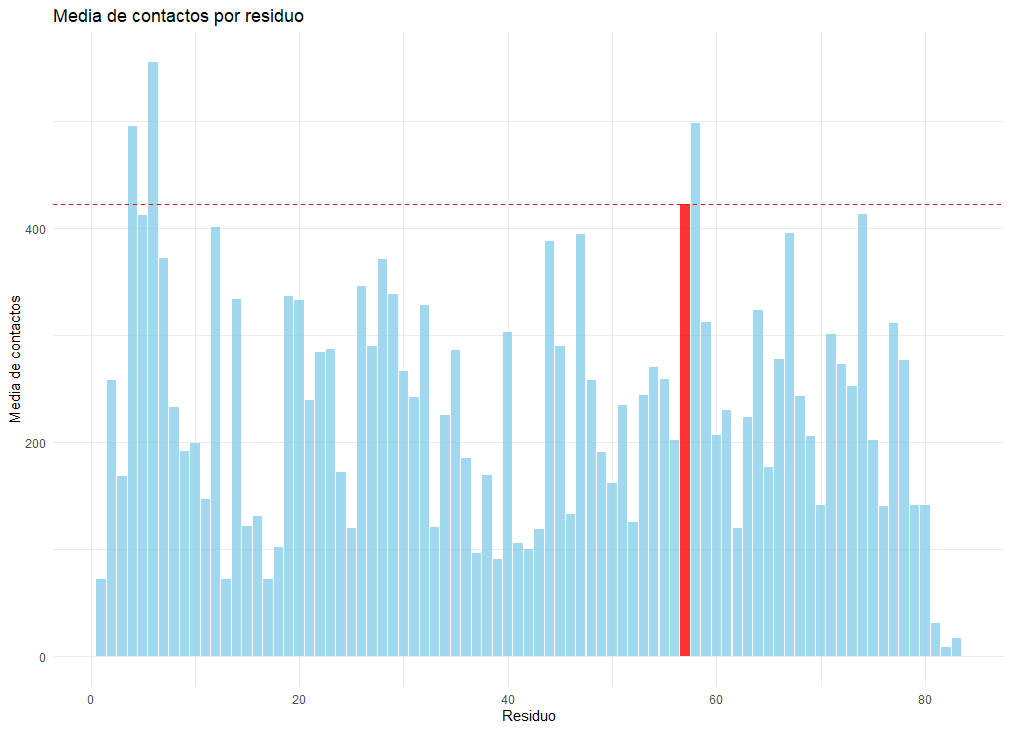

Reproduce this figure in R.
# Leer el archivo 2PHT.map
archivo <- "2PHT.map"
datos <- read.table(archivo, header = FALSE, col.names = c("i", "j", "n"))

# Crear un vector para almacenar los contactos totales de cada residuo (1 a 83)
residuos <- 1:83
contactos_por_residuo <- numeric(length(residuos))  # Inicializar con ceros

# Sumar contactos para cada residuo considerando tanto i como j
for (residuo in residuos) {
  contactos_i <- sum(datos$n[datos$i == residuo], na.rm = TRUE)  # Contactos como i
  contactos_j <- sum(datos$n[datos$j == residuo], na.rm = TRUE)  # Contactos como j
  contactos_por_residuo[residuo] <- contactos_i + contactos_j
}

# Crear el data frame con las medias de contactos
contactos_df <- data.frame(Residuo = residuos,
                           MediaContactos = contactos_por_residuo)

# Extraer la información del residuo
contactos_residuo <- contactos_df[contactos_df$Residuo == 57, "MediaContactos"]

# Comparar la media de contactos de cada residuo con el residuo
comparacion <- contactos_df
comparacion$DiferenciaCon57 <- comparacion$MediaContactos - contactos_residuo

# Mostrar resultados
print(comparacion)

library(ggplot2)
ggplot(comparacion, aes(x = Residuo, y = MediaContactos, fill = Residuo == 57)) +
  geom_bar(stat = "identity", alpha = 0.8) +
  geom_hline(yintercept = contactos_residuo_57, color = "red", linetype = "dashed") +
  scale_fill_manual(values = c("skyblue", "red"), guide = "none") +  # Asigna colores
  labs(title = "Media de contactos por residuo",
       x = "Residuo", y = "Media de contactos") +
  theme_minimal()
